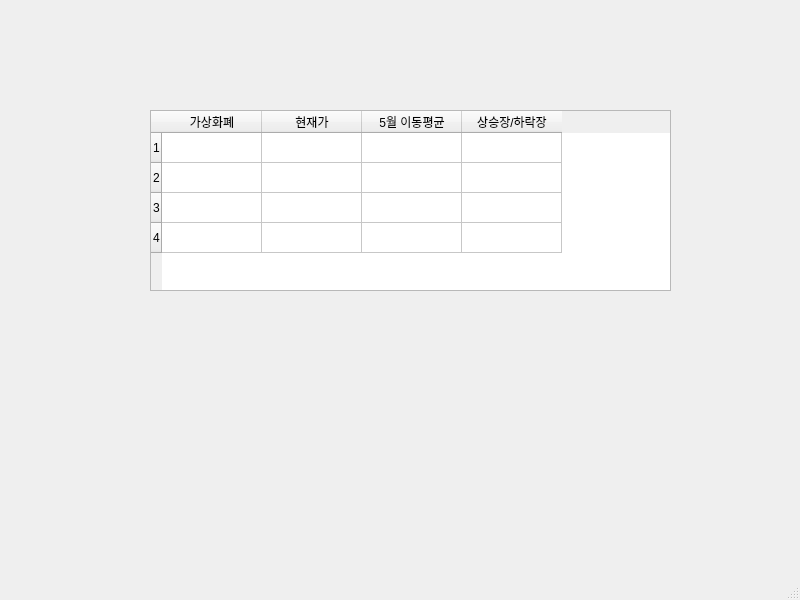
<?xml version="1.0" encoding="UTF-8"?>
<ui version="4.0">
 <class>mainWindow</class>
 <widget class="QMainWindow" name="mainWindow">
  <property name="geometry">
   <rect>
    <x>0</x>
    <y>0</y>
    <width>800</width>
    <height>600</height>
   </rect>
  </property>
  <property name="windowTitle">
   <string>MainWindow</string>
  </property>
  <widget class="QWidget" name="centralwidget">
   <widget class="QTableWidget" name="tableWidget">
    <property name="geometry">
     <rect>
      <x>150</x>
      <y>110</y>
      <width>521</width>
      <height>181</height>
     </rect>
    </property>
    <property name="rowCount">
     <number>4</number>
    </property>
    <row/>
    <row/>
    <row/>
    <row/>
    <column>
     <property name="text">
      <string>가상화폐</string>
     </property>
    </column>
    <column>
     <property name="text">
      <string>현재가</string>
     </property>
    </column>
    <column>
     <property name="text">
      <string>5월 이동평균</string>
     </property>
    </column>
    <column>
     <property name="text">
      <string>상승장/하락장</string>
     </property>
    </column>
   </widget>
  </widget>
  <widget class="QMenuBar" name="menubar">
   <property name="geometry">
    <rect>
     <x>0</x>
     <y>0</y>
     <width>800</width>
     <height>26</height>
    </rect>
   </property>
  </widget>
  <widget class="QStatusBar" name="statusbar"/>
 </widget>
 <resources/>
 <connections/>
</ui>
